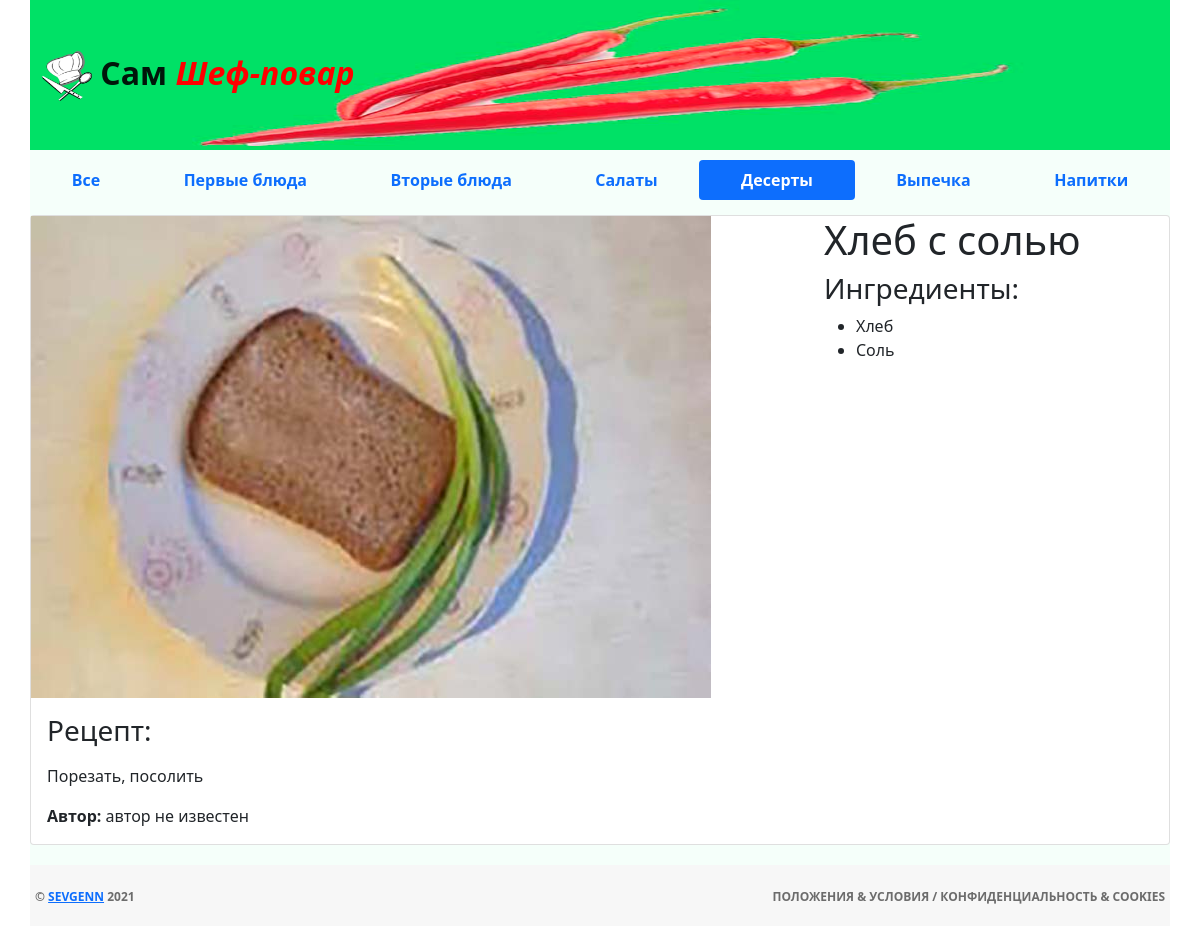
The app's page /recipe/2/ with its own data.
### mainapp/models.py (models this page shows, shortened)
class Category(models.Model):
    name = models.CharField(verbose_name='Наименование категории', max_length=128, unique=True)
    description = models.TextField(verbose_name='Описание категории', blank=True)
    class Meta:
        verbose_name = 'Категория'
        verbose_name_plural = 'Категории'

class Recipe(models.Model):
    category = models.ForeignKey(Category, on_delete=models.CASCADE)
    name = models.CharField(verbose_name='Название блюда', max_length=128)
    image = models.ImageField(upload_to='dishes_images', blank=False)
    short_desc = models.CharField(verbose_name='Краткое описание', max_length=64, blank=True)
    description = models.TextField(verbose_name='Содержание рецепта', blank=False)
    time_create = models.DateTimeField(verbose_name='Время создания', auto_now_add=True)
    time_update = models.DateTimeField(verbose_name='Время изменения', auto_now=True)
    is_active = models.BooleanField(verbose_name='Активен', default=True)
    author = models.CharField(verbose_name='Автор', max_length=64, default='автор не известен')
    ingredients = models.ManyToManyField(Ingredient, related_name='recipes')
    class Meta:
        verbose_name = 'Рецепт'
        verbose_name_plural = 'Рецепты'

class Ingredient(models.Model):
    name = models.CharField(verbose_name='Наименование продукта', max_length=128, unique=True)
    class Meta:
        verbose_name = 'Продукт'
        verbose_name_plural = 'Продукты'

### mainapp/views.py (the view)
# urls.py: re_path('^recipe/(?P<pk>\d+)/$', mainapp_views.recipe, name='recipe'),
def recipe(request, pk=None):
    links_menu = Category.objects.all()
    recipe = get_object_or_404(Recipe, pk=pk)
    title = recipe.name
    ingredients = recipe.ingredients.all()
    context = {
        'title': title,
        'recipe': recipe,
        'links_menu': links_menu,
        'ingredients': ingredients,
    }
    return render(request, 'mainapp/recipe.html', context)

### mainapp/templates/mainapp/recipe.html
{% extends 'mainapp/base.html' %}
{% load static %}
{% block menu %}
    {% include 'mainapp/include/inc_submenu_for_recipe.html' %}
{% endblock %}
{% block content %}
    <div class="content">
        <div class="card">
          <div class="top-block">
              <div class="recipe-img">
                <img src="/media/{{ recipe.image }}" class="recipe-img" alt="{{ recipe.short_description }}">
              </div>
              <div class="ingredients">
                <h1>{{ recipe.name }}</h1>
                <h3>Ингредиенты:</h3>
                <ul>
                    {% for item in ingredients %}
                        <li>{{ item.name }}</li>
                    {% endfor %}
                </ul>
              </div>
          </div>
          <div class="card-body">
            <div class="recipe">
              <h3>Рецепт:</h3>
              <p class="card-text">{{ recipe.description|linebreaks }}</p>
            </div>
            <div class="recipe">
              <p class="card-text"><span><strong>Автор: </strong></span> {{ recipe.author }} </p>
            </div>
          </div>
        </div>
    </div>
{% endblock %}

### mainapp/templates/mainapp/include/inc_submenu_for_recipe.html
<nav class="nav nav-pills flex-column flex-sm-row">
    <a href="{% url 'mainapp:main' %}"
            {% if recipe.category_id == None %}
       class="flex-sm-fill text-sm-center nav-link active"
            {% else %}
       class="flex-sm-fill text-sm-center nav-link"
            {% endif %}>
        <strong>Все</strong></a>
    {% for link in links_menu %}
        <a href="{% url 'mainapp:category' link.pk %}"
                {% if recipe.category_id == link.pk %}
           class="flex-sm-fill text-sm-center nav-link active"
                {% else %}
           class="flex-sm-fill text-sm-center nav-link"
                {% endif %}>
            <strong>{{ link.name }}</strong></a>
    {% endfor %}
</nav>

### mainapp/static/mainapp/styles/style.css (style rules this page uses)
* { padding: 0; margin: 0; }
.top-block { display: flex; justify-content: space-between; overflow: hidden; width: 100%; }
.ingredients { padding-left: 15px; min-width: 30vw; }
.recipe-img { min-width: 40vw; }

### records on screen
Category: name "Первые блюда"
Category: name "Вторые блюда"
Category: name "Салаты"
Category: name "Десерты"
Category: name "Выпечка"
Category: name "Напитки"
Recipe: image (picture), name "Хлеб с солью", description "Порезать, посолить", author "автор не известен"
Ingredient: name "Хлеб"
Ingredient: name "Соль"
